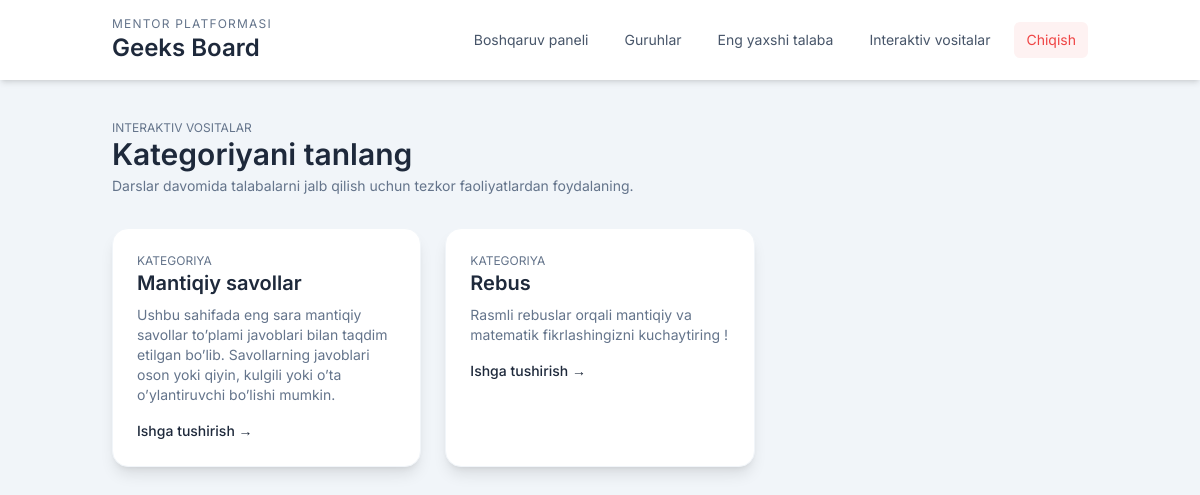
The app's page /interactive/ (signed in), older data.
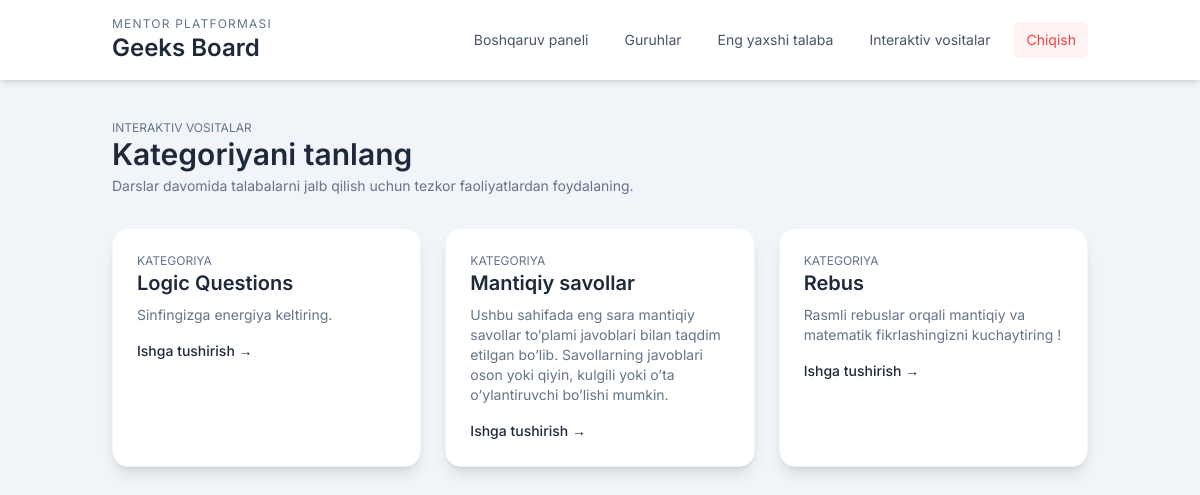
The same page, newer data.
### core/models.py (models this page shows, shortened)
class InteractiveCategory(models.Model):
    name = models.CharField(max_length=150, unique=True)
    description = models.TextField(blank=True)
    color = models.CharField(
        max_length=20,
        help_text='Tailwind color keyword such as emerald, purple, sky',
        default='sky',
    )
    is_active = models.BooleanField(default=True)
    class Meta:
        ordering = ['name']

### core/views.py (the view)
# urls.py: path('interactive/', views.interactive_categories, name='interactive_categories'),
@login_required
def interactive_categories(request):
    mentor = _require_mentor(request)
    if not mentor:
        return redirect('login')
    categories = InteractiveCategory.objects.filter(is_active=True)
    return render(request, 'interactive/categories.html', {'categories': categories})

### core/views.py (called while the page is built)
def _require_mentor(request):
    mentor = getattr(request.user, 'mentor_profile', None)
    if not mentor:
        messages.error(request, 'Bu hisobga mentor profili bog\'lanmagan.')
        return None
    return mentor

### project/templates/interactive/categories.html (shortened to what this page needs)
{% extends "base.html" %}
{% block content %}
<div class="mb-8">
    <p class="text-xs uppercase text-slate-500">Interaktiv vositalar</p>
    <h2 class="text-3xl font-semibold text-slate-800">Kategoriyani tanlang</h2>
    <p class="text-sm text-slate-500 mt-1">Darslar davomida talabalarni jalb qilish uchun tezkor faoliyatlardan foydalaning.</p>
</div>
<div class="grid gap-6 md:grid-cols-2 lg:grid-cols-3">
    {% for category in categories %}
    <a href="{% url 'interactive_question' category.id %}" class="bg-white rounded-2xl shadow-lg border border-slate-100 p-6 hover:border-accent/30 transition">
        <p class="text-xs uppercase text-slate-500">Kategoriya</p>
        <h3 class="text-xl font-semibold text-slate-800">{{ category.name }}</h3>
        <p class="text-sm text-slate-500 mt-2">{{ category.description|default:"Sinfingizga energiya keltiring." }}</p>
        <div class="mt-4 inline-flex items-center text-accent text-sm font-medium">Ishga tushirish &rarr;</div>
    </a>
    {% empty %}
    <p class="text-sm text-slate-500">Hali kategoriyalar yo'q.</p>
    {% endfor %}
</div>
{% endblock %}

Row changes from the older to the newer data that the page shows:
added InteractiveCategory: name "Logic Questions", description "Sinfingizga energiya keltiring."
